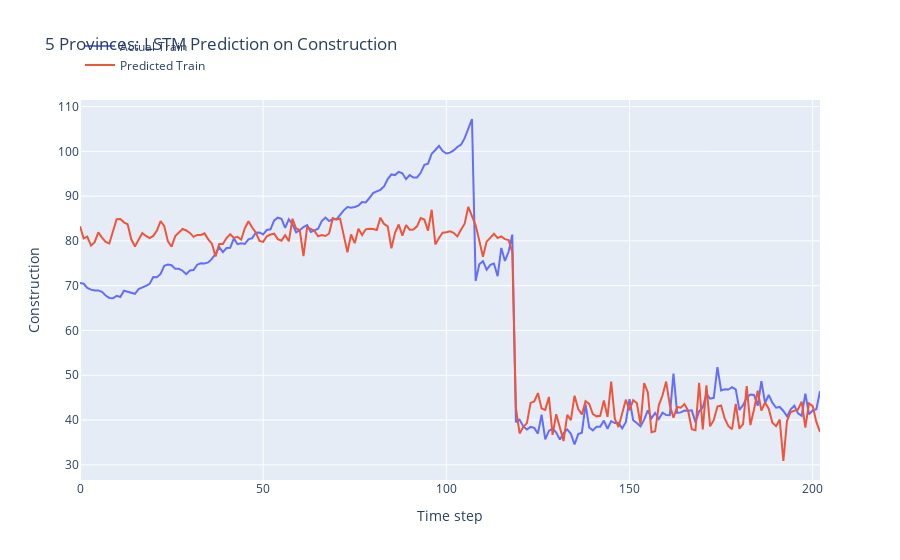

Notebook source saved alongside this figure:
### Code cell
# invert predictions
train_predict = scaler_2.inverse_transform(train_predict)
print('train_predict:', train_predict.shape)

# invert y_train
y_train_scaled_inversed = scaler_2.inverse_transform(y_train_scaled)
print('y_train_scaled_inversed:', y_train_scaled_inversed.shape)

print('Train Mean Absolute Error:', mean_absolute_error(y_train, train_predict))
print('Train Root Mean Squared Error:',np.sqrt(mean_squared_error(y_train, train_predict)))

# Calculate R-squared using sklearn's r2_score function
r2 = r2_score(y_train, train_predict)
print("Train R-squared:", r2)

# plot the actual and predicted values for test data
trace1 = go.Scatter(x=np.arange(len(y_train)), y=y_train.flatten(), mode='lines', name='Actual Train')
trace2 = go.Scatter(x=np.arange(len(train_predict)), y=train_predict.flatten(), mode='lines', name='Predicted Train')

# Create layout
layout = go.Layout(
    title='5 Provinces: LSTM Prediction on Construction',
    xaxis=dict(title='Time step'),
    yaxis=dict(title='Construction'),
    legend=dict(x=0, y=1.18)
)

# Create figure
fig = go.Figure(data=[trace1, trace2], layout=layout)

# Show plot
fig.show()

### Figure 1 — Plotly figure (JSON) as saved in the notebook; plotly's stock layout.template omitted (floating-point values rounded to 4 significant figures; data arrays with more than 128 entries replaced by an {"elided": "..."} marker saying what was removed)
{"data": [{"mode": "lines", "name": "Actual Train", "type": "scatter", "x": {"elided": "203 int values"}, "y": {"elided": "203 float values"}}, {"mode": "lines", "name": "Predicted Train", "type": "scatter", "x": {"elided": "203 int values"}, "y": {"elided": "203 float values"}}], "layout": {"legend": {"x": 0, "y": 1.18}, "title": {"text": "5 Provinces: LSTM Prediction on Construction"}, "xaxis": {"title": {"text": "Time step"}}, "yaxis": {"title": {"text": "Construction"}}}}
